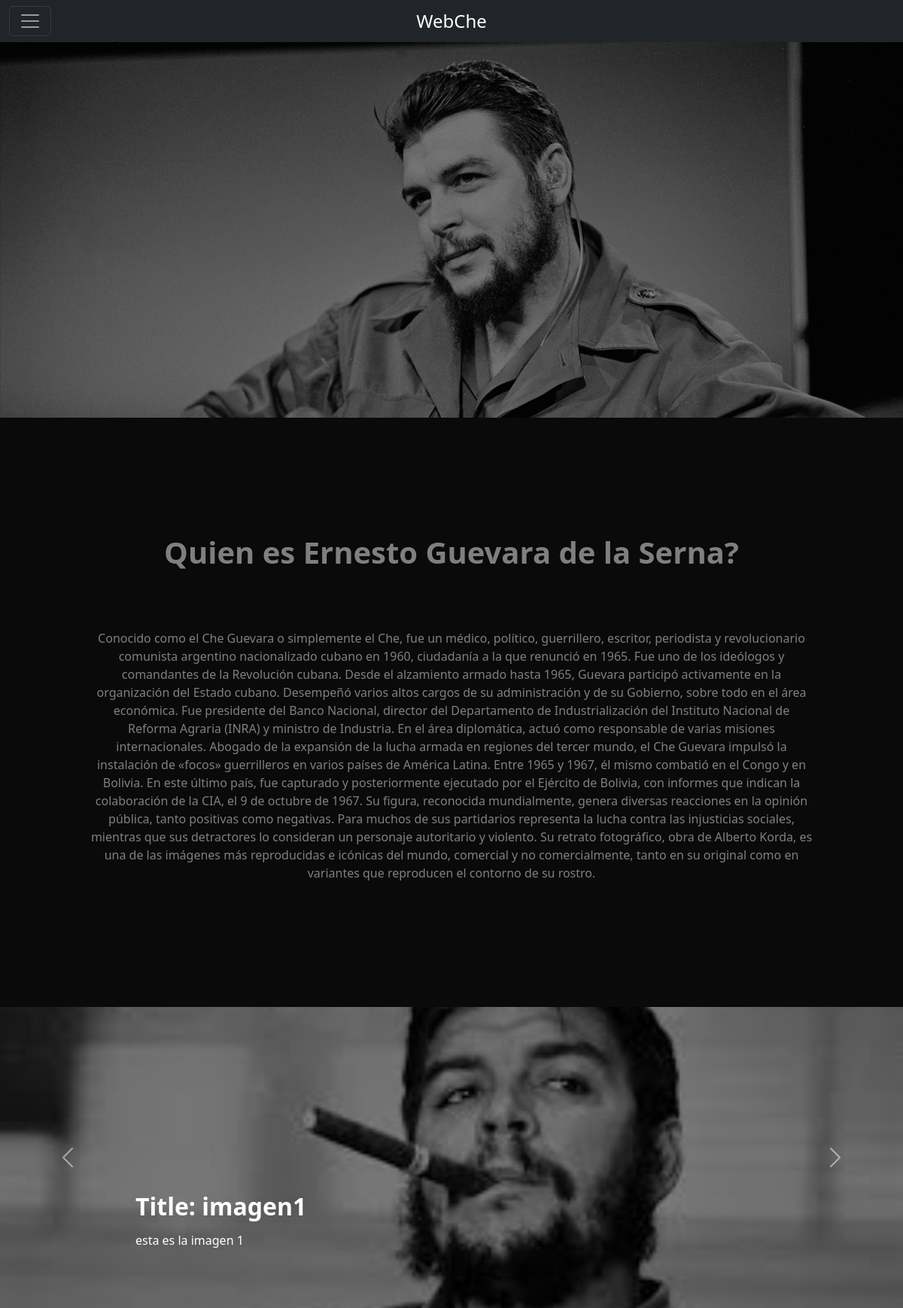
The page / on the database its author committed.
### WebCheApp/models.py (models this page shows, shortened)
class Pictures(models.Model):
    name = models.CharField(max_length=50)
    text = models.TextField()
    image = models.ImageField(
        upload_to="pictures", blank=True
    )
    class Meta:
        verbose_name = "Imagen"
        verbose_name_plural = "Imagenes"

### WebCheApp/views.py (the view)
# urls.py: 2. Add a URL to urlpatterns:  path('', views.home, name='home')
def home(request):
    pictures = Pictures.objects.all()
    context = {
        "pictures": pictures,
    }
    return render(request, 'WebCheApp/home.html',context)

### WebCheApp/templates/WebCheApp/home.html (shortened to what this page needs)
{% extends "WebCheApp/base.html" %}
{% block content %}
<div class="imageprincipal" style="margin-top:55px">
<img src="/media/front.webp"
                   class="d-block w-100"
                   alt="No Image"
                   style="width: 500px;
                          height: 500px;
                          position: relative;
                          object-fit: cover;
                          object-position: top;">
<div class="gradient-overlay"
                   style="position: absolute;
                          top: 0;
                          left: 0;
                          width: 100%;
                          height: 91%;
                          background: linear-gradient(rgba(0, 0, 0, 0.5), rgba(0, 0, 0, 0.5))"></div>
</div>
<div style="display: flex; flex-direction: column; align-items: center; text-align: center;margin-top: 155px;">
       <h1 style="color: white; width: 80%;font-weight: bold;font-size:40px;">Quien es Ernesto Guevara de la Serna?</h1>
       <p style="margin-top: 70px; color: white; width: 80%;">
              Conocido como el Che Guevara o simplemente el Che, fue un médico, político, guerrillero, escritor, periodista y revolucionario comunista argentino nacionalizado cubano en 1960, ciudadanía a la que renunció en 1965.
              Fue uno de los ideólogos y comandantes de la Revolución cubana. Desde el alzamiento armado hasta 1965, Guevara participó activamente en la organización del Estado cubano. Desempeñó varios altos cargos de su administración y de su Gobierno, sobre todo en el área económica. Fue presidente del Banco Nacional, director del Departamento de Industrialización del Instituto Nacional de Reforma Agraria (INRA) y ministro de Industria. En el área diplomática, actuó como responsable de varias misiones internacionales.
              Abogado de la expansión de la lucha armada en regiones del tercer mundo, el Che Guevara impulsó la instalación de «focos» guerrilleros en varios países de América Latina. Entre 1965 y 1967, él mismo combatió en el Congo y en Bolivia. En este último país, fue capturado y posteriormente ejecutado por el Ejército de Bolivia, con informes que indican la colaboración de la CIA, el 9 de octubre de 1967.
              Su figura, reconocida mundialmente, genera diversas reacciones en la opinión pública, tanto positivas como negativas. Para muchos de sus partidarios representa la lucha contra las injusticias sociales, mientras que sus detractores lo consideran un personaje autoritario y violento.
              Su retrato fotográfico, obra de Alberto Korda, es una de las imágenes más reproducidas e icónicas del mundo, comercial y no comercialmente, tanto en su original como en variantes que reproducen el contorno de su rostro.
       </p>
</div>
<div class="carrusel" style="margin-top:150px;">
       <div id="carouselExampleAutoplaying"
            class="carousel slide"
            data-bs-ride="carousel">
         <div class="carousel-inner">
           {% for picture in pictures %}
             {% if forloop.first %}
               <div class="carousel-item active">
                 <img src="{{ picture.image.url }}"
                      class="d-block w-100"
                      alt="No Image"
                      style="width: 500px;
                             height: 400px;
                             position: relative;
                             object-fit: cover">
                 <div class="gradient-overlay"
                      style="position: absolute;
                             top: 0;
                             left: 0;
                             width: 100%;
                             height: 100%;
                             background: linear-gradient(rgba(0, 0, 0, 0.5), rgba(0, 0, 0, 0.5))"></div>
                 <div class="carousel-caption d-none d-md-block" style="width: 800px;">
                   <h2 style="color: #fff;
                              font-weight:bold;
                              font-size:2.0em;
                              margin-bottom:0.4em;
                              text-align: left"
                              >Title: {{ picture.name }}</h2>
                   <p style="color: #fff;margin-bottom:2.4em;text-align: left">{{ picture.text }}</p>
                 </div>
               </div>
             {% endif %}
           {% endfor %}
         </div>
         <button class="carousel-control-prev"
                 type="button"
                 data-bs-target="#carouselExampleAutoplaying"
                 data-bs-slide="prev">
           <span class="carousel-control-prev-icon" aria-hidden="true"></span>
         </button>
         <button class="carousel-control-next"
                 type="button"
                 data-bs-target="#carouselExampleAutoplaying"
                 data-bs-slide="next">
           <span class="carousel-control-next-icon" aria-hidden="true"></span>
         </button>
       </div>
</div>
{%endblock%}

### WebCheApp/templates/WebCheApp/base.html (style rules this page uses)
body { background:#141414; }

### rows shown on the page
Pictures: image (picture), name "imagen1", text "esta es la imagen 1"
